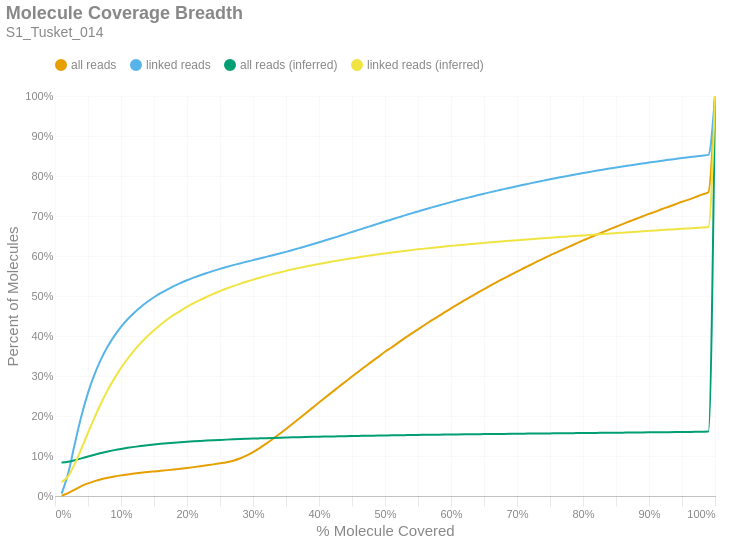

Notebook code cell kept with this figure:
### Markdown cell above
### Molecule Read Coverage
This chart shows molecule coverage breadth as computed by the number of bases aligned to that molecule. In other words, "*how much of each unique long molecule is actually sequenced/aligned?*" Keep in mind there is a distinction between sequences and alignments, since some sequences belonging to a particular molecule may not align well and wouldn't appear in the alignment data. This chart also shows molecule coverage breadth as computed by the *inferred fragment* from which the aligned sequences originate. Unlike read coverage, this calculation takes into account the total insert size, including unsequenced gaps between the forward and reverse reads. Like the previous figures, these are cumulative percents.

### Code cell
if SKIPLR:
    print_html(f"Skipped")
else:
    binned_df = consolidated_hist(valids['coverage_bp'], mask, 0.01, True)
    binned_df_inf = consolidated_hist(valids['coverage_inserts'], mask, 0.01, True)
    binned_df = binned_df.with_columns(pl.lit(binned_df_inf['all reads (cumsum)']).alias('all reads (inferred)'))
    binned_df = binned_df.with_columns(pl.lit(binned_df_inf['linked reads (cumsum)']).alias('linked reads (inferred)'))
    binned_df = binned_df.with_columns(
        (pl.col('bin').cast(pl.Float64) + 0.01).alias('right_edge')
    )

    with SafeRender(binned_df):
        (
            density_plot(binned_df, 'Molecule Coverage Breadth', samplename, 'molcov', ['all reads (inferred)','linked reads (inferred)'])
            .encode(
                #x=alt.X('bin:Q', title="% Molecule Covered").axis(format = '%').scale(padding=0),
                x=alt.X('right_edge:Q', title="% Molecule Covered").axis(format='%').scale(padding=0),
                y=alt.Y('value:Q', title='Percent of Molecules')
                    .axis(format='%')
                    .stack(False)
                    .scale(domainMin=0, padding=0),
                color=alt.Color("key:N").scale(domain = ["all reads", "linked reads", "all reads (inferred)", "linked reads (inferred)"]),
                tooltip = [
                    alt.Tooltip("key:N", title = "Data Type"),
                    alt.Tooltip("range_label:N", title="% Molecule Covered"),
                    alt.Tooltip("value:Q", format = ".2%", title="% Molecules")
                ]
            )
        ).display()

### Figure 1 — Vega-Lite specification as saved in the notebook (floating-point values rounded to 4 significant figures)
{"width": "container", "height": 400, "config": {"title": {"anchor": "start", "dy": -15, "fontSize": 18, "color": "#888888", "subtitleColor": "#888888", "subtitleFontSize": 14}, "arc": {"fill": "#0072B2"}, "axis": {"domainColor": "#888888", "domainWidth": 0.5, "gridWidth": 0.2, "grid": false, "titleFontWeight": 400, "titleFontSize": 15, "labelFontSize": 11, "labelColor": "#888888", "tickColor": "#888888", "tickWidth": 0.2, "titleColor": "#888888"}, "axisBand": {"grid": false}, "axisX": {"grid": true, "tickSize": 10, "domainCap": "round"}, "axisY": {"domain": false, "grid": true, "tickSize": 0, "domainCap": "round"}, "background": "transparent", "header": {"labelFontSize": 15, "labelColor": "#888888", "titleFontSize": 15, "titleFontWeight": 600, "titleColor": "#888888"}, "legend": {"labelFont": "sans-serif", "labelFontSize": 12, "labelColor": "#888888", "symbolSize": 100, "symbolType": "circle", "titleFontSize": 12, "titlePadding": 10, "titleColor": "#888888", "title": null, "orient": "top"}, "range": {"category": ["#E69F00", "#56B4E9", "#009E73", "#F0E442", "#0072B2", "#D55E00", "#CC79A7", "#000000"], "diverging": ["#cfe8f3", "#a2d4ec", "#73bfe2", "#46abdb", "#1696d2", "#12719e"]}, "area": {"fill": "#0072B2", "fillOpacity": 0.7, "line": true, "strokeOpacity": 0.7}, "line": {"color": "#0072B2", "stroke": "#0072B2", "strokeWidth": 2}, "trail": {"color": "#0072B2", "stroke": "#0072B2", "strokeWidth": 0, "size": 1}, "point": {"filled": true, "fillOpacity": 1.0, "size": 95}, "text": {"color": "#888888", "fontSize": 11, "align": "right", "fontWeight": 400, "size": 11}, "bar": {"fill": "#0072B2", "stroke": null}, "view": {"stroke": null, "continuousWidth": 660, "continuousHeight": 400}}, "data": {"name": "data-d7fa621f38da67e7a6a3ff2651309aed"}, "mark": {"type": "line", "interpolate": "monotone", "point": {"opacity": 0, "size": 275}}, "encoding": {"color": {"field": "key", "scale": {"domain": ["all reads", "linked reads", "all reads (inferred)", "linked reads (inferred)"]}, "type": "nominal"}, "tooltip": [{"field": "key", "title": "Data Type", "type": "nominal"}, {"field": "range_label", "title": "% Molecule Covered", "type": "nominal"}, {"field": "value", "format": ".2%", "title": "% Molecules", "type": "quantitative"}], "x": {"axis": {"format": "%"}, "field": "right_edge", "scale": {"padding": 0}, "title": "% Molecule Covered", "type": "quantitative"}, "y": {"axis": {"format": "%"}, "field": "value", "scale": {"domainMin": 0, "padding": 0}, "stack": false, "title": "Percent of Molecules", "type": "quantitative"}}, "params": [{"name": "param_c36ac31b6afebe62", "select": {"type": "point", "fields": ["key"]}, "bind": "legend"}], "title": {"text": "Molecule Coverage Breadth", "subtitle": "S1_Tusket_014"}, "transform": [{"fold": ["all reads (cumsum)", "linked reads (cumsum)", "all reads (inferred)", "linked reads (inferred)"]}, {"calculate": "replace(datum.key, ' (cumsum)', '')", "as": "key"}, {"filter": {"param": "param_c36ac31b6afebe62"}}], "usermeta": {"embedOptions": {"downloadFileName": "S1_Tusket_014.molcov"}}, "$schema": "https://vega.github.io/schema/vega-lite/v6.1.0.json", "datasets": {"data-d7fa621f38da67e7a6a3ff2651309aed": [{"bin": "0.0", "interval": "0.0-0.01", "all reads": 0.0009295, "linked reads": 0.005956, "all reads (cumsum)": 0.0009295, "linked reads (cumsum)": 0.005956, "range_label": "0.0-0.01", "all reads (inferred)": 0.08367, "linked reads (inferred)": 0.0344, "right_edge": 0.01}, {"bin": "0.01", "interval": "0.01-0.02", "all reads": 0.006321, "linked reads": 0.05079, "all reads (cumsum)": 0.007251, "linked reads (cumsum)": 0.05675, "range_label": "0.01-0.02", "all reads (inferred)": 0.08571, "linked reads (inferred)": 0.04978, "right_edge": 0.02}, {"bin": "0.02", "interval": "0.02-0.03", "all reads": 0.008878, "linked reads": 0.07371, "all reads (cumsum)": 0.01613, "linked reads (cumsum)": 0.1305, "range_label": "0.02-0.03", "all reads (inferred)": 0.08943, "linked reads (inferred)": 0.08031, "right_edge": 0.03}, {"bin": "0.03", "interval": "0.03-0.04", "all reads": 0.008367, "linked reads": 0.06942, "all reads (cumsum)": 0.0245, "linked reads (cumsum)": 0.1999, "range_label": "0.03-0.04", "all reads (inferred)": 0.094, "linked reads (inferred)": 0.1185, "right_edge": 0.04}, {"bin": "0.04", "interval": "0.04-0.05", "all reads": 0.006948, "linked reads": 0.05784, "all reads (cumsum)": 0.03144, "linked reads (cumsum)": 0.2577, "range_label": "0.04-0.05", "all reads (inferred)": 0.09873, "linked reads (inferred)": 0.1582, "right_edge": 0.05}, {"bin": "0.05", "interval": "0.05-0.06", "all reads": 0.005669, "linked reads": 0.04682, "all reads (cumsum)": 0.03711, "linked reads (cumsum)": 0.3045, "range_label": "0.05-0.06", "all reads (inferred)": 0.1033, "linked reads (inferred)": 0.1967, "right_edge": 0.06}, {"bin": "0.06", "interval": "0.06-0.07", "all reads": 0.00464, "linked reads": 0.03836, "all reads (cumsum)": 0.04175, "linked reads (cumsum)": 0.3429, "range_label": "0.06-0.07", "all reads (inferred)": 0.1075, "linked reads (inferred)": 0.2325, "right_edge": 0.07}, {"bin": "0.07", "interval": "0.07-0.08", "all reads": 0.003811, "linked reads": 0.03145, "all reads (cumsum)": 0.04556, "linked reads (cumsum)": 0.3743, "range_label": "0.07-0.08", "all reads (inferred)": 0.1113, "linked reads (inferred)": 0.2653, "right_edge": 0.08}, {"bin": "0.08", "interval": "0.08-0.09", "all reads": 0.003196, "linked reads": 0.02606, "all reads (cumsum)": 0.04876, "linked reads (cumsum)": 0.4004, "range_label": "0.08-0.09", "all reads (inferred)": 0.1147, "linked reads (inferred)": 0.2941, "right_edge": 0.09}, {"bin": "0.09", "interval": "0.09-0.1", "all reads": 0.00279, "linked reads": 0.02236, "all reads (cumsum)": 0.05155, "linked reads (cumsum)": 0.4228, "range_label": "0.09-0.1", "all reads (inferred)": 0.1177, "linked reads (inferred)": 0.3199, "right_edge": 0.1}, {"bin": "0.1", "interval": "0.1-0.11", "all reads": 0.0024, "linked reads": 0.01898, "all reads (cumsum)": 0.05395, "linked reads (cumsum)": 0.4418, "range_label": "0.1-0.11", "all reads (inferred)": 0.1204, "linked reads (inferred)": 0.3431, "right_edge": 0.11}, {"bin": "0.11", "interval": "0.11-0.12", "all reads": 0.002132, "linked reads": 0.01653, "all reads (cumsum)": 0.05608, "linked reads (cumsum)": 0.4583, "range_label": "0.11-0.12", "all reads (inferred)": 0.1228, "linked reads (inferred)": 0.3639, "right_edge": 0.12}, {"bin": "0.12", "interval": "0.12-0.13", "all reads": 0.001908, "linked reads": 0.01439, "all reads (cumsum)": 0.05799, "linked reads (cumsum)": 0.4727, "range_label": "0.12-0.13", "all reads (inferred)": 0.125, "linked reads (inferred)": 0.3827, "right_edge": 0.13}, {"bin": "0.13", "interval": "0.13-0.14", "all reads": 0.00175, "linked reads": 0.01279, "all reads (cumsum)": 0.05974, "linked reads (cumsum)": 0.4855, "range_label": "0.13-0.14", "all reads (inferred)": 0.127, "linked reads (inferred)": 0.3994, "right_edge": 0.14}, {"bin": "0.14", "interval": "0.14-0.15", "all reads": 0.001652, "linked reads": 0.01136, "all reads (cumsum)": 0.06139, "linked reads (cumsum)": 0.4968, "range_label": "0.14-0.15", "all reads (inferred)": 0.1287, "linked reads (inferred)": 0.4145, "right_edge": 0.15}, {"bin": "0.15", "interval": "0.15-0.16", "all reads": 0.001628, "linked reads": 0.01018, "all reads (cumsum)": 0.06302, "linked reads (cumsum)": 0.507, "range_label": "0.15-0.16", "all reads (inferred)": 0.1304, "linked reads (inferred)": 0.4283, "right_edge": 0.16}, {"bin": "0.16", "interval": "0.16-0.17", "all reads": 0.001661, "linked reads": 0.00915, "all reads (cumsum)": 0.06468, "linked reads (cumsum)": 0.5162, "range_label": "0.16-0.17", "all reads (inferred)": 0.1318, "linked reads (inferred)": 0.4411, "right_edge": 0.17}, {"bin": "0.17", "interval": "0.17-0.18", "all reads": 0.001746, "linked reads": 0.008454, "all reads (cumsum)": 0.06643, "linked reads (cumsum)": 0.5246, "range_label": "0.17-0.18", "all reads (inferred)": 0.1332, "linked reads (inferred)": 0.4527, "right_edge": 0.18}, {"bin": "0.18", "interval": "0.18-0.19", "all reads": 0.001842, "linked reads": 0.007738, "all reads (cumsum)": 0.06827, "linked reads (cumsum)": 0.5323, "range_label": "0.18-0.19", "all reads (inferred)": 0.1344, "linked reads (inferred)": 0.463, "right_edge": 0.19}, {"bin": "0.19", "interval": "0.19-0.2", "all reads": 0.001917, "linked reads": 0.007147, "all reads (cumsum)": 0.07018, "linked reads (cumsum)": 0.5395, "range_label": "0.19-0.2", "all reads (inferred)": 0.1356, "linked reads (inferred)": 0.4728, "right_edge": 0.2}, {"bin": "0.2", "interval": "0.2-0.21", "all reads": 0.002008, "linked reads": 0.006416, "all reads (cumsum)": 0.07219, "linked reads (cumsum)": 0.5459, "range_label": "0.2-0.21", "all reads (inferred)": 0.1366, "linked reads (inferred)": 0.4819, "right_edge": 0.21}, {"bin": "0.21", "interval": "0.21-0.22", "all reads": 0.002146, "linked reads": 0.00597, "all reads (cumsum)": 0.07434, "linked reads (cumsum)": 0.5519, "range_label": "0.21-0.22", "all reads (inferred)": 0.1376, "linked reads (inferred)": 0.4903, "right_edge": 0.22}, {"bin": "0.22", "interval": "0.22-0.23", "all reads": 0.002279, "linked reads": 0.005536, "all reads (cumsum)": 0.07662, "linked reads (cumsum)": 0.5574, "range_label": "0.22-0.23", "all reads (inferred)": 0.1385, "linked reads (inferred)": 0.4981, "right_edge": 0.23}, {"bin": "0.23", "interval": "0.23-0.24", "all reads": 0.00244, "linked reads": 0.005429, "all reads (cumsum)": 0.07906, "linked reads (cumsum)": 0.5628, "range_label": "0.23-0.24", "all reads (inferred)": 0.1394, "linked reads (inferred)": 0.5054, "right_edge": 0.24}, {"bin": "0.24", "interval": "0.24-0.25", "all reads": 0.002663, "linked reads": 0.005067, "all reads (cumsum)": 0.08172, "linked reads (cumsum)": 0.5679, "range_label": "0.24-0.25", "all reads (inferred)": 0.1402, "linked reads (inferred)": 0.5122, "right_edge": 0.25}, {"bin": "0.25", "interval": "0.25-0.26", "all reads": 0.00288, "linked reads": 0.004719, "all reads (cumsum)": 0.0846, "linked reads (cumsum)": 0.5726, "range_label": "0.25-0.26", "all reads (inferred)": 0.1409, "linked reads (inferred)": 0.5187, "right_edge": 0.26}, {"bin": "0.26", "interval": "0.26-0.27", "all reads": 0.003746, "linked reads": 0.004487, "all reads (cumsum)": 0.08835, "linked reads (cumsum)": 0.5771, "range_label": "0.26-0.27", "all reads (inferred)": 0.1417, "linked reads (inferred)": 0.5247, "right_edge": 0.27}, {"bin": "0.27", "interval": "0.27-0.28", "all reads": 0.005338, "linked reads": 0.004206, "all reads (cumsum)": 0.09368, "linked reads (cumsum)": 0.5813, "range_label": "0.27-0.28", "all reads (inferred)": 0.1423, "linked reads (inferred)": 0.5304, "right_edge": 0.28}, {"bin": "0.28", "interval": "0.28-0.29", "all reads": 0.007226, "linked reads": 0.004088, "all reads (cumsum)": 0.1009, "linked reads (cumsum)": 0.5854, "range_label": "0.28-0.29", "all reads (inferred)": 0.143, "linked reads (inferred)": 0.5358, "right_edge": 0.29}, {"bin": "0.29", "interval": "0.29-0.3", "all reads": 0.008877, "linked reads": 0.004199, "all reads (cumsum)": 0.1098, "linked reads (cumsum)": 0.5896, "range_label": "0.29-0.3", "all reads (inferred)": 0.1436, "linked reads (inferred)": 0.541, "right_edge": 0.3}, {"bin": "0.3", "interval": "0.3-0.31", "all reads": 0.01, "linked reads": 0.00416, "all reads (cumsum)": 0.1198, "linked reads (cumsum)": 0.5938, "range_label": "0.3-0.31", "all reads (inferred)": 0.1441, "linked reads (inferred)": 0.5458, "right_edge": 0.31}, {"bin": "0.31", "interval": "0.31-0.32", "all reads": 0.01105, "linked reads": 0.00401, "all reads (cumsum)": 0.1308, "linked reads (cumsum)": 0.5978, "range_label": "0.31-0.32", "all reads (inferred)": 0.1447, "linked reads (inferred)": 0.5504, "right_edge": 0.32}, {"bin": "0.32", "interval": "0.32-0.33", "all reads": 0.0118, "linked reads": 0.004189, "all reads (cumsum)": 0.1426, "linked reads (cumsum)": 0.602, "range_label": "0.32-0.33", "all reads (inferred)": 0.1452, "linked reads (inferred)": 0.5547, "right_edge": 0.33}, {"bin": "0.33", "interval": "0.33-0.34", "all reads": 0.01221, "linked reads": 0.004042, "all reads (cumsum)": 0.1548, "linked reads (cumsum)": 0.606, "range_label": "0.33-0.34", "all reads (inferred)": 0.1457, "linked reads (inferred)": 0.5589, "right_edge": 0.34}, {"bin": "0.34", "interval": "0.34-0.35", "all reads": 0.01262, "linked reads": 0.004349, "all reads (cumsum)": 0.1675, "linked reads (cumsum)": 0.6104, "range_label": "0.34-0.35", "all reads (inferred)": 0.1462, "linked reads (inferred)": 0.5628, "right_edge": 0.35}, {"bin": "0.35", "interval": "0.35-0.36", "all reads": 0.013, "linked reads": 0.004642, "all reads (cumsum)": 0.1805, "linked reads (cumsum)": 0.615, "range_label": "0.35-0.36", "all reads (inferred)": 0.1466, "linked reads (inferred)": 0.5667, "right_edge": 0.36}, {"bin": "0.36", "interval": "0.36-0.37", "all reads": 0.01318, "linked reads": 0.004705, "all reads (cumsum)": 0.1937, "linked reads (cumsum)": 0.6197, "range_label": "0.36-0.37", "all reads (inferred)": 0.1471, "linked reads (inferred)": 0.5704, "right_edge": 0.37}, {"bin": "0.37", "interval": "0.37-0.38", "all reads": 0.01328, "linked reads": 0.004758, "all reads (cumsum)": 0.2069, "linked reads (cumsum)": 0.6245, "range_label": "0.37-0.38", "all reads (inferred)": 0.1475, "linked reads (inferred)": 0.5737, "right_edge": 0.38}, {"bin": "0.38", "interval": "0.38-0.39", "all reads": 0.01334, "linked reads": 0.004886, "all reads (cumsum)": 0.2203, "linked reads (cumsum)": 0.6294, "range_label": "0.38-0.39", "all reads (inferred)": 0.1478, "linked reads (inferred)": 0.577, "right_edge": 0.39}, {"bin": "0.39", "interval": "0.39-0.4", "all reads": 0.01349, "linked reads": 0.004954, "all reads (cumsum)": 0.2338, "linked reads (cumsum)": 0.6343, "range_label": "0.39-0.4", "all reads (inferred)": 0.1482, "linked reads (inferred)": 0.5802, "right_edge": 0.4}, {"bin": "0.4", "interval": "0.4-0.41", "all reads": 0.01295, "linked reads": 0.004917, "all reads (cumsum)": 0.2467, "linked reads (cumsum)": 0.6392, "range_label": "0.4-0.41", "all reads (inferred)": 0.1486, "linked reads (inferred)": 0.5832, "right_edge": 0.41}, {"bin": "0.41", "interval": "0.41-0.42", "all reads": 0.01317, "linked reads": 0.005023, "all reads (cumsum)": 0.2599, "linked reads (cumsum)": 0.6442, "range_label": "0.41-0.42", "all reads (inferred)": 0.149, "linked reads (inferred)": 0.5862, "right_edge": 0.42}, {"bin": "0.42", "interval": "0.42-0.43", "all reads": 0.01311, "linked reads": 0.005241, "all reads (cumsum)": 0.273, "linked reads (cumsum)": 0.6495, "range_label": "0.42-0.43", "all reads (inferred)": 0.1493, "linked reads (inferred)": 0.589, "right_edge": 0.43}, {"bin": "0.43", "interval": "0.43-0.44", "all reads": 0.01278, "linked reads": 0.005162, "all reads (cumsum)": 0.2858, "linked reads (cumsum)": 0.6547, "range_label": "0.43-0.44", "all reads (inferred)": 0.1496, "linked reads (inferred)": 0.5918, "right_edge": 0.44}, {"bin": "0.44", "interval": "0.44-0.45", "all reads": 0.01292, "linked reads": 0.005292, "all reads (cumsum)": 0.2987, "linked reads (cumsum)": 0.6599, "range_label": "0.44-0.45", "all reads (inferred)": 0.1499, "linked reads (inferred)": 0.5945, "right_edge": 0.45}, {"bin": "0.45", "interval": "0.45-0.46", "all reads": 0.01262, "linked reads": 0.005305, "all reads (cumsum)": 0.3113, "linked reads (cumsum)": 0.6652, "range_label": "0.45-0.46", "all reads (inferred)": 0.1503, "linked reads (inferred)": 0.597, "right_edge": 0.46}, {"bin": "0.46", "interval": "0.46-0.47", "all reads": 0.01233, "linked reads": 0.005192, "all reads (cumsum)": 0.3237, "linked reads (cumsum)": 0.6704, "range_label": "0.46-0.47", "all reads (inferred)": 0.1506, "linked reads (inferred)": 0.5996, "right_edge": 0.47}, {"bin": "0.47", "interval": "0.47-0.48", "all reads": 0.01241, "linked reads": 0.005309, "all reads (cumsum)": 0.3361, "linked reads (cumsum)": 0.6757, "range_label": "0.47-0.48", "all reads (inferred)": 0.1509, "linked reads (inferred)": 0.6019, "right_edge": 0.48}, {"bin": "0.48", "interval": "0.48-0.49", "all reads": 0.0117, "linked reads": 0.00526, "all reads (cumsum)": 0.3478, "linked reads (cumsum)": 0.681, "range_label": "0.48-0.49", "all reads (inferred)": 0.1511, "linked reads (inferred)": 0.6042, "right_edge": 0.49}, {"bin": "0.49", "interval": "0.49-0.5", "all reads": 0.01285, "linked reads": 0.005357, "all reads (cumsum)": 0.3606, "linked reads (cumsum)": 0.6864, "range_label": "0.49-0.5", "all reads (inferred)": 0.1514, "linked reads (inferred)": 0.6064, "right_edge": 0.5}, {"bin": "0.5", "interval": "0.5-0.51", "all reads": 0.01073, "linked reads": 0.004953, "all reads (cumsum)": 0.3713, "linked reads (cumsum)": 0.6913, "range_label": "0.5-0.51", "all reads (inferred)": 0.1517, "linked reads (inferred)": 0.6086, "right_edge": 0.51}, {"bin": "0.51", "interval": "0.51-0.52", "all reads": 0.01194, "linked reads": 0.005288, "all reads (cumsum)": 0.3833, "linked reads (cumsum)": 0.6966, "range_label": "0.51-0.52", "all reads (inferred)": 0.1519, "linked reads (inferred)": 0.6107, "right_edge": 0.52}, {"bin": "0.52", "interval": "0.52-0.53", "all reads": 0.01128, "linked reads": 0.004912, "all reads (cumsum)": 0.3946, "linked reads (cumsum)": 0.7015, "range_label": "0.52-0.53", "all reads (inferred)": 0.1522, "linked reads (inferred)": 0.6127, "right_edge": 0.53}, {"bin": "0.53", "interval": "0.53-0.54", "all reads": 0.01127, "linked reads": 0.005021, "all reads (cumsum)": 0.4058, "linked reads (cumsum)": 0.7065, "range_label": "0.53-0.54", "all reads (inferred)": 0.1524, "linked reads (inferred)": 0.6147, "right_edge": 0.54}, {"bin": "0.54", "interval": "0.54-0.55", "all reads": 0.01077, "linked reads": 0.004754, "all reads (cumsum)": 0.4166, "linked reads (cumsum)": 0.7113, "range_label": "0.54-0.55", "all reads (inferred)": 0.1527, "linked reads (inferred)": 0.6166, "right_edge": 0.55}, {"bin": "0.55", "interval": "0.55-0.56", "all reads": 0.01097, "linked reads": 0.004876, "all reads (cumsum)": 0.4276, "linked reads (cumsum)": 0.7162, "range_label": "0.55-0.56", "all reads (inferred)": 0.1529, "linked reads (inferred)": 0.6184, "right_edge": 0.56}, {"bin": "0.56", "interval": "0.56-0.57", "all reads": 0.01064, "linked reads": 0.004701, "all reads (cumsum)": 0.4382, "linked reads (cumsum)": 0.7209, "range_label": "0.56-0.57", "all reads (inferred)": 0.1531, "linked reads (inferred)": 0.6202, "right_edge": 0.57}, {"bin": "0.57", "interval": "0.57-0.58", "all reads": 0.01031, "linked reads": 0.00465, "all reads (cumsum)": 0.4485, "linked reads (cumsum)": 0.7255, "range_label": "0.57-0.58", "all reads (inferred)": 0.1533, "linked reads (inferred)": 0.6219, "right_edge": 0.58}, {"bin": "0.58", "interval": "0.58-0.59", "all reads": 0.01034, "linked reads": 0.004622, "all reads (cumsum)": 0.4589, "linked reads (cumsum)": 0.7301, "range_label": "0.58-0.59", "all reads (inferred)": 0.1535, "linked reads (inferred)": 0.6236, "right_edge": 0.59}, {"bin": "0.59", "interval": "0.59-0.6", "all reads": 0.01034, "linked reads": 0.004611, "all reads (cumsum)": 0.4692, "linked reads (cumsum)": 0.7348, "range_label": "0.59-0.6", "all reads (inferred)": 0.1538, "linked reads (inferred)": 0.6253, "right_edge": 0.6}, {"bin": "0.6", "interval": "0.6-0.61", "all reads": 0.009686, "linked reads": 0.004402, "all reads (cumsum)": 0.4789, "linked reads (cumsum)": 0.7392, "range_label": "0.6-0.61", "all reads (inferred)": 0.154, "linked reads (inferred)": 0.6268, "right_edge": 0.61}, {"bin": "0.61", "interval": "0.61-0.62", "all reads": 0.009959, "linked reads": 0.004278, "all reads (cumsum)": 0.4889, "linked reads (cumsum)": 0.7434, "range_label": "0.61-0.62", "all reads (inferred)": 0.1542, "linked reads (inferred)": 0.6284, "right_edge": 0.62}, {"bin": "0.62", "interval": "0.62-0.63", "all reads": 0.009528, "linked reads": 0.004138, "all reads (cumsum)": 0.4984, "linked reads (cumsum)": 0.7476, "range_label": "0.62-0.63", "all reads (inferred)": 0.1544, "linked reads (inferred)": 0.6299, "right_edge": 0.63}, {"bin": "0.63", "interval": "0.63-0.64", "all reads": 0.009431, "linked reads": 0.004113, "all reads (cumsum)": 0.5078, "linked reads (cumsum)": 0.7517, "range_label": "0.63-0.64", "all reads (inferred)": 0.1546, "linked reads (inferred)": 0.6313, "right_edge": 0.64}, {"bin": "0.64", "interval": "0.64-0.65", "all reads": 0.009196, "linked reads": 0.004036, "all reads (cumsum)": 0.517, "linked reads (cumsum)": 0.7557, "range_label": "0.64-0.65", "all reads (inferred)": 0.1547, "linked reads (inferred)": 0.6328, "right_edge": 0.65}, {"bin": "0.65", "interval": "0.65-0.66", "all reads": 0.009373, "linked reads": 0.00397, "all reads (cumsum)": 0.5264, "linked reads (cumsum)": 0.7597, "range_label": "0.65-0.66", "all reads (inferred)": 0.1549, "linked reads (inferred)": 0.6342, "right_edge": 0.66}, {"bin": "0.66", "interval": "0.66-0.67", "all reads": 0.008796, "linked reads": 0.003734, "all reads (cumsum)": 0.5352, "linked reads (cumsum)": 0.7634, "range_label": "0.66-0.67", "all reads (inferred)": 0.1551, "linked reads (inferred)": 0.6356, "right_edge": 0.67}, {"bin": "0.67", "interval": "0.67-0.68", "all reads": 0.008808, "linked reads": 0.003794, "all reads (cumsum)": 0.544, "linked reads (cumsum)": 0.7672, "range_label": "0.67-0.68", "all reads (inferred)": 0.1553, "linked reads (inferred)": 0.6369, "right_edge": 0.68}, {"bin": "0.68", "interval": "0.68-0.69", "all reads": 0.008487, "linked reads": 0.003585, "all reads (cumsum)": 0.5525, "linked reads (cumsum)": 0.7708, "range_label": "0.68-0.69", "all reads (inferred)": 0.1555, "linked reads (inferred)": 0.6382, "right_edge": 0.69}, {"bin": "0.69", "interval": "0.69-0.7", "all reads": 0.008647, "linked reads": 0.003655, "all reads (cumsum)": 0.5611, "linked reads (cumsum)": 0.7745, "range_label": "0.69-0.7", "all reads (inferred)": 0.1557, "linked reads (inferred)": 0.6395, "right_edge": 0.7}, {"bin": "0.7", "interval": "0.7-0.71", "all reads": 0.008248, "linked reads": 0.00356, "all reads (cumsum)": 0.5694, "linked reads (cumsum)": 0.778, "range_label": "0.7-0.71", "all reads (inferred)": 0.1558, "linked reads (inferred)": 0.6408, "right_edge": 0.71}, {"bin": "0.71", "interval": "0.71-0.72", "all reads": 0.008164, "linked reads": 0.003575, "all reads (cumsum)": 0.5775, "linked reads (cumsum)": 0.7816, "range_label": "0.71-0.72", "all reads (inferred)": 0.156, "linked reads (inferred)": 0.642, "right_edge": 0.72}, {"bin": "0.72", "interval": "0.72-0.73", "all reads": 0.008192, "linked reads": 0.003516, "all reads (cumsum)": 0.5857, "linked reads (cumsum)": 0.7851, "range_label": "0.72-0.73", "all reads (inferred)": 0.1562, "linked reads (inferred)": 0.6432, "right_edge": 0.73}, {"bin": "0.73", "interval": "0.73-0.74", "all reads": 0.007847, "linked reads": 0.003349, "all reads (cumsum)": 0.5936, "linked reads (cumsum)": 0.7885, "range_label": "0.73-0.74", "all reads (inferred)": 0.1563, "linked reads (inferred)": 0.6444, "right_edge": 0.74}, {"bin": "0.74", "interval": "0.74-0.75", "all reads": 0.008179, "linked reads": 0.003419, "all reads (cumsum)": 0.6017, "linked reads (cumsum)": 0.7919, "range_label": "0.74-0.75", "all reads (inferred)": 0.1565, "linked reads (inferred)": 0.6455, "right_edge": 0.75}, {"bin": "0.75", "interval": "0.75-0.76", "all reads": 0.00746, "linked reads": 0.00322, "all reads (cumsum)": 0.6092, "linked reads (cumsum)": 0.7951, "range_label": "0.75-0.76", "all reads (inferred)": 0.1567, "linked reads (inferred)": 0.6468, "right_edge": 0.76}, {"bin": "0.76", "interval": "0.76-0.77", "all reads": 0.007527, "linked reads": 0.003083, "all reads (cumsum)": 0.6167, "linked reads (cumsum)": 0.7982, "range_label": "0.76-0.77", "all reads (inferred)": 0.1569, "linked reads (inferred)": 0.648, "right_edge": 0.77}, {"bin": "0.77", "interval": "0.77-0.78", "all reads": 0.007452, "linked reads": 0.003219, "all reads (cumsum)": 0.6242, "linked reads (cumsum)": 0.8014, "range_label": "0.77-0.78", "all reads (inferred)": 0.157, "linked reads (inferred)": 0.6492, "right_edge": 0.78}, {"bin": "0.78", "interval": "0.78-0.79", "all reads": 0.007237, "linked reads": 0.002949, "all reads (cumsum)": 0.6314, "linked reads (cumsum)": 0.8044, "range_label": "0.78-0.79", "all reads (inferred)": 0.1572, "linked reads (inferred)": 0.6503, "right_edge": 0.79}, {"bin": "0.79", "interval": "0.79-0.8", "all reads": 0.007544, "linked reads": 0.002965, "all reads (cumsum)": 0.639, "linked reads (cumsum)": 0.8073, "range_label": "0.79-0.8", "all reads (inferred)": 0.1574, "linked reads (inferred)": 0.6515, "right_edge": 0.8}, {"bin": "0.8", "interval": "0.8-0.81", "all reads": 0.00685, "linked reads": 0.002942, "all reads (cumsum)": 0.6458, "linked reads (cumsum)": 0.8103, "range_label": "0.8-0.81", "all reads (inferred)": 0.1576, "linked reads (inferred)": 0.6527, "right_edge": 0.81}, {"bin": "0.81", "interval": "0.81-0.82", "all reads": 0.006967, "linked reads": 0.002892, "all reads (cumsum)": 0.6528, "linked reads (cumsum)": 0.8132, "range_label": "0.81-0.82", "all reads (inferred)": 0.1577, "linked reads (inferred)": 0.6538, "right_edge": 0.82}, {"bin": "0.82", "interval": "0.82-0.83", "all reads": 0.006936, "linked reads": 0.002675, "all reads (cumsum)": 0.6597, "linked reads (cumsum)": 0.8158, "range_label": "0.82-0.83", "all reads (inferred)": 0.1579, "linked reads (inferred)": 0.655, "right_edge": 0.83}, {"bin": "0.83", "interval": "0.83-0.84", "all reads": 0.006785, "linked reads": 0.002684, "all reads (cumsum)": 0.6665, "linked reads (cumsum)": 0.8185, "range_label": "0.83-0.84", "all reads (inferred)": 0.1581, "linked reads (inferred)": 0.6561, "right_edge": 0.84}, {"bin": "0.84", "interval": "0.84-0.85", "all reads": 0.006635, "linked reads": 0.002679, "all reads (cumsum)": 0.6731, "linked reads (cumsum)": 0.8212, "range_label": "0.84-0.85", "all reads (inferred)": 0.1583, "linked reads (inferred)": 0.6572, "right_edge": 0.85}, {"bin": "0.85", "interval": "0.85-0.86", "all reads": 0.00663, "linked reads": 0.0026, "all reads (cumsum)": 0.6798, "linked reads (cumsum)": 0.8238, "range_label": "0.85-0.86", "all reads (inferred)": 0.1584, "linked reads (inferred)": 0.6584, "right_edge": 0.86}, {"bin": "0.86", "interval": "0.86-0.87", "all reads": 0.006411, "linked reads": 0.002473, "all reads (cumsum)": 0.6862, "linked reads (cumsum)": 0.8263, "range_label": "0.86-0.87", "all reads (inferred)": 0.1586, "linked reads (inferred)": 0.6595, "right_edge": 0.87}, {"bin": "0.87", "interval": "0.87-0.88", "all reads": 0.006423, "linked reads": 0.002471, "all reads (cumsum)": 0.6926, "linked reads (cumsum)": 0.8287, "range_label": "0.87-0.88", "all reads (inferred)": 0.1588, "linked reads (inferred)": 0.6606, "right_edge": 0.88}, {"bin": "0.88", "interval": "0.88-0.89", "all reads": 0.006232, "linked reads": 0.002427, "all reads (cumsum)": 0.6988, "linked reads (cumsum)": 0.8312, "range_label": "0.88-0.89", "all reads (inferred)": 0.1589, "linked reads (inferred)": 0.6617, "right_edge": 0.89}, {"bin": "0.89", "interval": "0.89-0.9", "all reads": 0.006376, "linked reads": 0.002476, "all reads (cumsum)": 0.7052, "linked reads (cumsum)": 0.8336, "range_label": "0.89-0.9", "all reads (inferred)": 0.1591, "linked reads (inferred)": 0.6628, "right_edge": 0.9}, {"bin": "0.9", "interval": "0.9-0.91", "all reads": 0.005874, "linked reads": 0.002263, "all reads (cumsum)": 0.7111, "linked reads (cumsum)": 0.8359, "range_label": "0.9-0.91", "all reads (inferred)": 0.1593, "linked reads (inferred)": 0.664, "right_edge": 0.91}, {"bin": "0.91", "interval": "0.91-0.92", "all reads": 0.006561, "linked reads": 0.002377, "all reads (cumsum)": 0.7176, "linked reads (cumsum)": 0.8383, "range_label": "0.91-0.92", "all reads (inferred)": 0.1595, "linked reads (inferred)": 0.665, "right_edge": 0.92}, {"bin": "0.92", "interval": "0.92-0.93", "all reads": 0.00563, "linked reads": 0.002211, "all reads (cumsum)": 0.7233, "linked reads (cumsum)": 0.8405, "range_label": "0.92-0.93", "all reads (inferred)": 0.1597, "linked reads (inferred)": 0.666, "right_edge": 0.93}, {"bin": "0.93", "interval": "0.93-0.94", "all reads": 0.006035, "linked reads": 0.002199, "all reads (cumsum)": 0.7293, "linked reads (cumsum)": 0.8427, "range_label": "0.93-0.94", "all reads (inferred)": 0.1598, "linked reads (inferred)": 0.667, "right_edge": 0.94}, {"bin": "0.94", "interval": "0.94-0.95", "all reads": 0.006419, "linked reads": 0.002237, "all reads (cumsum)": 0.7357, "linked reads (cumsum)": 0.8449, "range_label": "0.94-0.95", "all reads (inferred)": 0.16, "linked reads (inferred)": 0.6679, "right_edge": 0.95}, {"bin": "0.95", "interval": "0.95-0.96", "all reads": 0.005305, "linked reads": 0.002033, "all reads (cumsum)": 0.741, "linked reads (cumsum)": 0.847, "range_label": "0.95-0.96", "all reads (inferred)": 0.1602, "linked reads (inferred)": 0.669, "right_edge": 0.96}, {"bin": "0.96", "interval": "0.96-0.97", "all reads": 0.006111, "linked reads": 0.001912, "all reads (cumsum)": 0.7471, "linked reads (cumsum)": 0.8489, "range_label": "0.96-0.97", "all reads (inferred)": 0.1604, "linked reads (inferred)": 0.67, "right_edge": 0.97}, {"bin": "0.97", "interval": "0.97-0.98", "all reads": 0.006359, "linked reads": 0.001937, "all reads (cumsum)": 0.7535, "linked reads (cumsum)": 0.8508, "range_label": "0.97-0.98", "all reads (inferred)": 0.1607, "linked reads (inferred)": 0.6712, "right_edge": 0.98}, {"bin": "0.98", "interval": "0.98-0.99", "all reads": 0.005927, "linked reads": 0.002061, "all reads (cumsum)": 0.7594, "linked reads (cumsum)": 0.8529, "range_label": "0.98-0.99", "all reads (inferred)": 0.161, "linked reads (inferred)": 0.6727, "right_edge": 0.99}, {"bin": "0.99", "interval": "0.99-1.0", "all reads": 0.2406, "linked reads": 0.1471, "all reads (cumsum)": 1.0, "linked reads (cumsum)": 1.0, "range_label": "0.99-1.0", "all reads (inferred)": 1.0, "linked reads (inferred)": 1.0, "right_edge": 1.0}]}}
